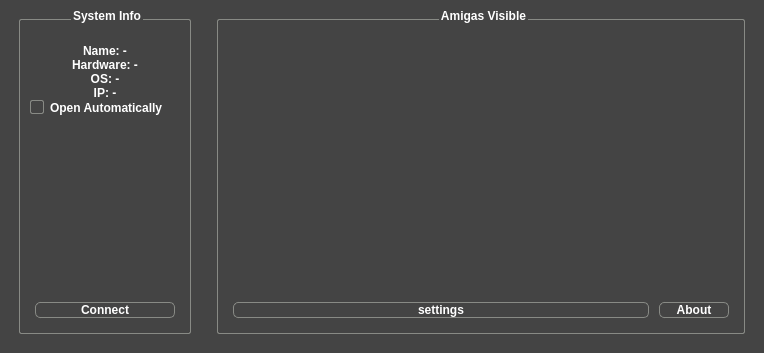
<?xml version="1.0" encoding="UTF-8"?>
<ui version="4.0">
 <class>ScanningWindow</class>
 <widget class="QMainWindow" name="ScanningWindow">
  <property name="geometry">
   <rect>
    <x>0</x>
    <y>0</y>
    <width>764</width>
    <height>353</height>
   </rect>
  </property>
  <property name="sizePolicy">
   <sizepolicy hsizetype="Fixed" vsizetype="Fixed">
    <horstretch>0</horstretch>
    <verstretch>0</verstretch>
   </sizepolicy>
  </property>
  <property name="contextMenuPolicy">
   <enum>Qt::NoContextMenu</enum>
  </property>
  <property name="windowTitle">
   <string>ApolloExplorer Scanner</string>
  </property>
  <property name="windowIcon">
   <iconset resource="icons.qrc">
    <normaloff>:/browser/icons/FireBirdHW.png</normaloff>:/browser/icons/FireBirdHW.png</iconset>
  </property>
  <property name="styleSheet">
   <string notr="true">QWidget
{	
	background-color: #444444;
	margin-top: 2ex;
	font: bold 12px;
	color:  white;
	font: 700 10pt &quot;Comfortaa&quot;;
}

QPushButton
{
	margin: 5px;
	border: 1px solid rgb(136, 138, 133);
    border-radius: 5px;
}
QPushButton::pressed
{
	background-color: #555555;
}
QPushButton::hover
{
	border: 1px solid #aaaaaa;
}

QGroupBox
{
	padding: 10px;
	border: 1px solid  rgb(136, 138, 133);
	margin: 10px;
	border-radius: 2px;
}
QGroupBox::Title
{
	subcontrol-origin: margin;
    subcontrol-position: top center;
}

QCheckBox::indicator
{
	border: 1px solid rgb(136, 138, 133);
    border-radius: 2px;
}

QCheckBox::indicator:unchecked {
    image: url(checkbox_unchecked.png);
}

QCheckBox::indicator:checked {
    image: url(checkbox_checked.png);
	background-color: red;
}

QListView::item
{
	padding: 10px;
}</string>
  </property>
  <property name="iconSize">
   <size>
    <width>24</width>
    <height>24</height>
   </size>
  </property>
  <property name="unifiedTitleAndToolBarOnMac">
   <bool>true</bool>
  </property>
  <widget class="QWidget" name="centralwidget">
   <layout class="QHBoxLayout" name="horizontalLayout">
    <item>
     <widget class="QGroupBox" name="groupBoxDetails">
      <property name="enabled">
       <bool>false</bool>
      </property>
      <property name="styleSheet">
       <string notr="true"/>
      </property>
      <property name="title">
       <string>System Info</string>
      </property>
      <property name="flat">
       <bool>true</bool>
      </property>
      <layout class="QVBoxLayout" name="verticalLayout">
       <property name="spacing">
        <number>0</number>
       </property>
       <property name="leftMargin">
        <number>0</number>
       </property>
       <property name="topMargin">
        <number>0</number>
       </property>
       <property name="rightMargin">
        <number>0</number>
       </property>
       <property name="bottomMargin">
        <number>0</number>
       </property>
       <item>
        <widget class="QLabel" name="labelIcon">
         <property name="minimumSize">
          <size>
           <width>150</width>
           <height>0</height>
          </size>
         </property>
         <property name="styleSheet">
          <string notr="true"/>
         </property>
         <property name="text">
          <string/>
         </property>
         <property name="pixmap">
          <pixmap resource="icons.qrc">:/browser/icons/FireBirdHW.png</pixmap>
         </property>
         <property name="alignment">
          <set>Qt::AlignCenter</set>
         </property>
        </widget>
       </item>
       <item>
        <widget class="QLabel" name="labelName">
         <property name="text">
          <string>Name: -</string>
         </property>
         <property name="alignment">
          <set>Qt::AlignCenter</set>
         </property>
        </widget>
       </item>
       <item>
        <widget class="QLabel" name="labelHardware">
         <property name="text">
          <string>Hardware: -</string>
         </property>
         <property name="alignment">
          <set>Qt::AlignCenter</set>
         </property>
        </widget>
       </item>
       <item>
        <widget class="QLabel" name="labelOS">
         <property name="text">
          <string>OS: -</string>
         </property>
         <property name="alignment">
          <set>Qt::AlignCenter</set>
         </property>
        </widget>
       </item>
       <item>
        <widget class="QLabel" name="labelIPAddress">
         <property name="text">
          <string>IP: -</string>
         </property>
         <property name="alignment">
          <set>Qt::AlignCenter</set>
         </property>
        </widget>
       </item>
       <item>
        <widget class="QCheckBox" name="checkBoxOpenAutomatically">
         <property name="text">
          <string>Open Automatically</string>
         </property>
        </widget>
       </item>
       <item>
        <spacer name="verticalSpacer">
         <property name="orientation">
          <enum>Qt::Vertical</enum>
         </property>
         <property name="sizeHint" stdset="0">
          <size>
           <width>20</width>
           <height>40</height>
          </size>
         </property>
        </spacer>
       </item>
       <item>
        <widget class="QPushButton" name="pushButton">
         <property name="text">
          <string>Connect</string>
         </property>
        </widget>
       </item>
      </layout>
     </widget>
    </item>
    <item>
     <widget class="QGroupBox" name="groupBox">
      <property name="autoFillBackground">
       <bool>false</bool>
      </property>
      <property name="styleSheet">
       <string notr="true"/>
      </property>
      <property name="title">
       <string>Amigas Visible</string>
      </property>
      <layout class="QVBoxLayout" name="verticalLayout_2">
       <property name="spacing">
        <number>0</number>
       </property>
       <property name="leftMargin">
        <number>0</number>
       </property>
       <property name="topMargin">
        <number>0</number>
       </property>
       <property name="rightMargin">
        <number>0</number>
       </property>
       <property name="bottomMargin">
        <number>0</number>
       </property>
       <item>
        <widget class="QListWidget" name="listWidget">
         <property name="toolTipDuration">
          <number>-7</number>
         </property>
         <property name="styleSheet">
          <string notr="true"/>
         </property>
         <property name="frameShape">
          <enum>QFrame::NoFrame</enum>
         </property>
         <property name="frameShadow">
          <enum>QFrame::Plain</enum>
         </property>
         <property name="lineWidth">
          <number>0</number>
         </property>
         <property name="sizeAdjustPolicy">
          <enum>QAbstractScrollArea::AdjustToContents</enum>
         </property>
         <property name="editTriggers">
          <set>QAbstractItemView::NoEditTriggers</set>
         </property>
         <property name="showDropIndicator" stdset="0">
          <bool>false</bool>
         </property>
         <property name="dragDropMode">
          <enum>QAbstractItemView::DragDrop</enum>
         </property>
         <property name="defaultDropAction">
          <enum>Qt::IgnoreAction</enum>
         </property>
         <property name="iconSize">
          <size>
           <width>160</width>
           <height>160</height>
          </size>
         </property>
         <property name="viewMode">
          <enum>QListView::IconMode</enum>
         </property>
        </widget>
       </item>
       <item>
        <layout class="QHBoxLayout" name="horizontalLayout_2">
         <item>
          <widget class="QPushButton" name="pushButtonSettings">
           <property name="text">
            <string>settings</string>
           </property>
          </widget>
         </item>
         <item>
          <widget class="QPushButton" name="pushButtonAbout">
           <property name="maximumSize">
            <size>
             <width>80</width>
             <height>16777215</height>
            </size>
           </property>
           <property name="text">
            <string>About</string>
           </property>
          </widget>
         </item>
        </layout>
       </item>
      </layout>
     </widget>
    </item>
   </layout>
  </widget>
 </widget>
 <resources>
  <include location="icons.qrc"/>
 </resources>
 <connections/>
</ui>
